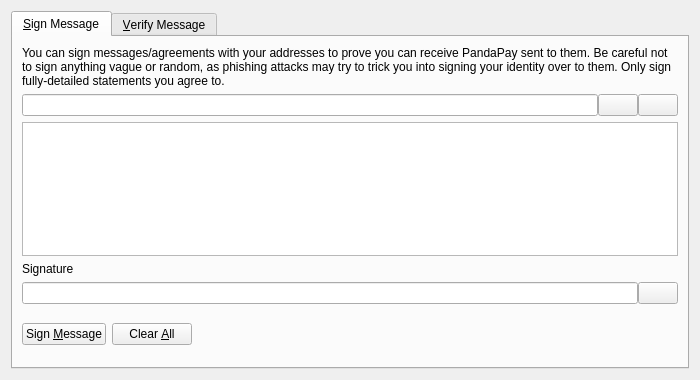
<?xml version="1.0" encoding="UTF-8"?>
<ui version="4.0">
 <class>SignVerifyMessageDialog</class>
 <widget class="QDialog" name="SignVerifyMessageDialog">
  <property name="geometry">
   <rect>
    <x>0</x>
    <y>0</y>
    <width>700</width>
    <height>380</height>
   </rect>
  </property>
  <property name="windowTitle">
   <string>Signatures - Sign / Verify a Message</string>
  </property>
  <property name="modal">
   <bool>true</bool>
  </property>
  <layout class="QVBoxLayout" name="verticalLayout">
   <item>
    <widget class="QTabWidget" name="tabWidget">
     <property name="currentIndex">
      <number>0</number>
     </property>
     <widget class="QWidget" name="tabSignMessage">
      <attribute name="title">
       <string>&amp;Sign Message</string>
      </attribute>
      <layout class="QVBoxLayout" name="verticalLayout_SM">
       <item>
        <widget class="QLabel" name="infoLabel_SM">
         <property name="text">
          <string>You can sign messages/agreements with your addresses to prove you can receive PandaPay sent to them. Be careful not to sign anything vague or random, as phishing attacks may try to trick you into signing your identity over to them. Only sign fully-detailed statements you agree to.</string>
         </property>
         <property name="textFormat">
          <enum>Qt::PlainText</enum>
         </property>
         <property name="wordWrap">
          <bool>true</bool>
         </property>
        </widget>
       </item>
       <item>
        <layout class="QHBoxLayout" name="horizontalLayout_1_SM">
         <property name="spacing">
          <number>0</number>
         </property>
         <item>
          <widget class="QValidatedLineEdit" name="addressIn_SM">
           <property name="toolTip">
            <string>The PandaPay address to sign the message with</string>
           </property>
          </widget>
         </item>
         <item>
          <widget class="QPushButton" name="addressBookButton_SM">
           <property name="toolTip">
            <string>Choose previously used address</string>
           </property>
           <property name="text">
            <string/>
           </property>
           <property name="shortcut">
            <string>Alt+A</string>
           </property>
           <property name="autoDefault">
            <bool>false</bool>
           </property>
          </widget>
         </item>
         <item>
          <widget class="QPushButton" name="pasteButton_SM">
           <property name="toolTip">
            <string>Paste address from clipboard</string>
           </property>
           <property name="text">
            <string/>
           </property>
           <property name="shortcut">
            <string>Alt+P</string>
           </property>
           <property name="autoDefault">
            <bool>false</bool>
           </property>
          </widget>
         </item>
        </layout>
       </item>
       <item>
        <widget class="QPlainTextEdit" name="messageIn_SM">
         <property name="toolTip">
          <string>Enter the message you want to sign here</string>
         </property>
        </widget>
       </item>
       <item>
        <widget class="QLabel" name="signatureLabel_SM">
         <property name="text">
          <string>Signature</string>
         </property>
         <property name="textFormat">
          <enum>Qt::PlainText</enum>
         </property>
        </widget>
       </item>
       <item>
        <layout class="QHBoxLayout" name="horizontalLayout_2_SM">
         <property name="spacing">
          <number>0</number>
         </property>
         <item>
          <widget class="QLineEdit" name="signatureOut_SM">
           <property name="font">
            <font>
             <italic>true</italic>
            </font>
           </property>
           <property name="readOnly">
            <bool>true</bool>
           </property>
          </widget>
         </item>
         <item>
          <widget class="QPushButton" name="copySignatureButton_SM">
           <property name="toolTip">
            <string>Copy the current signature to the system clipboard</string>
           </property>
           <property name="text">
            <string/>
           </property>
           <property name="autoDefault">
            <bool>false</bool>
           </property>
          </widget>
         </item>
        </layout>
       </item>
       <item>
        <layout class="QHBoxLayout" name="horizontalLayout_3_SM">
         <item>
          <widget class="QPushButton" name="signMessageButton_SM">
           <property name="toolTip">
            <string>Sign the message to prove you own this PandaPay address</string>
           </property>
           <property name="text">
            <string>Sign &amp;Message</string>
           </property>
           <property name="autoDefault">
            <bool>false</bool>
           </property>
          </widget>
         </item>
         <item>
          <widget class="QPushButton" name="clearButton_SM">
           <property name="toolTip">
            <string>Reset all sign message fields</string>
           </property>
           <property name="text">
            <string>Clear &amp;All</string>
           </property>
           <property name="autoDefault">
            <bool>false</bool>
           </property>
          </widget>
         </item>
         <item>
          <spacer name="horizontalSpacer_1_SM">
           <property name="orientation">
            <enum>Qt::Horizontal</enum>
           </property>
           <property name="sizeHint" stdset="0">
            <size>
             <width>40</width>
             <height>48</height>
            </size>
           </property>
          </spacer>
         </item>
         <item>
          <widget class="QLabel" name="statusLabel_SM">
           <property name="font">
            <font>
             <weight>75</weight>
             <bold>true</bold>
            </font>
           </property>
           <property name="text">
            <string/>
           </property>
           <property name="wordWrap">
            <bool>true</bool>
           </property>
          </widget>
         </item>
         <item>
          <spacer name="horizontalSpacer_2_SM">
           <property name="orientation">
            <enum>Qt::Horizontal</enum>
           </property>
           <property name="sizeHint" stdset="0">
            <size>
             <width>40</width>
             <height>48</height>
            </size>
           </property>
          </spacer>
         </item>
        </layout>
       </item>
      </layout>
     </widget>
     <widget class="QWidget" name="tabVerifyMessage">
      <attribute name="title">
       <string>&amp;Verify Message</string>
      </attribute>
      <layout class="QVBoxLayout" name="verticalLayout_VM">
       <item>
        <widget class="QLabel" name="infoLabel_VM">
         <property name="text">
          <string>Enter the receiver's address, message (ensure you copy line breaks, spaces, tabs, etc. exactly) and signature below to verify the message. Be careful not to read more into the signature than what is in the signed message itself, to avoid being tricked by a man-in-the-middle attack. Note that this only proves the signing party receives with the address, it cannot prove sendership of any transaction!</string>
         </property>
         <property name="textFormat">
          <enum>Qt::PlainText</enum>
         </property>
         <property name="alignment">
          <set>Qt::AlignLeading|Qt::AlignLeft|Qt::AlignTop</set>
         </property>
         <property name="wordWrap">
          <bool>true</bool>
         </property>
        </widget>
       </item>
       <item>
        <layout class="QHBoxLayout" name="horizontalLayout_1_VM">
         <property name="spacing">
          <number>0</number>
         </property>
         <item>
          <widget class="QValidatedLineEdit" name="addressIn_VM">
           <property name="toolTip">
            <string>The PandaPay address the message was signed with</string>
           </property>
          </widget>
         </item>
         <item>
          <widget class="QPushButton" name="addressBookButton_VM">
           <property name="toolTip">
            <string>Choose previously used address</string>
           </property>
           <property name="text">
            <string/>
           </property>
           <property name="shortcut">
            <string>Alt+A</string>
           </property>
           <property name="autoDefault">
            <bool>false</bool>
           </property>
          </widget>
         </item>
        </layout>
       </item>
       <item>
        <widget class="QPlainTextEdit" name="messageIn_VM"/>
       </item>
       <item>
        <widget class="QValidatedLineEdit" name="signatureIn_VM"/>
       </item>
       <item>
        <layout class="QHBoxLayout" name="horizontalLayout_2_VM">
         <item>
          <widget class="QPushButton" name="verifyMessageButton_VM">
           <property name="toolTip">
            <string>Verify the message to ensure it was signed with the specified PandaPay address</string>
           </property>
           <property name="text">
            <string>Verify &amp;Message</string>
           </property>
           <property name="autoDefault">
            <bool>false</bool>
           </property>
          </widget>
         </item>
         <item>
          <widget class="QPushButton" name="clearButton_VM">
           <property name="toolTip">
            <string>Reset all verify message fields</string>
           </property>
           <property name="text">
            <string>Clear &amp;All</string>
           </property>
           <property name="autoDefault">
            <bool>false</bool>
           </property>
          </widget>
         </item>
         <item>
          <spacer name="horizontalSpacer_1_VM">
           <property name="orientation">
            <enum>Qt::Horizontal</enum>
           </property>
           <property name="sizeHint" stdset="0">
            <size>
             <width>40</width>
             <height>48</height>
            </size>
           </property>
          </spacer>
         </item>
         <item>
          <widget class="QLabel" name="statusLabel_VM">
           <property name="font">
            <font>
             <weight>75</weight>
             <bold>true</bold>
            </font>
           </property>
           <property name="text">
            <string/>
           </property>
           <property name="wordWrap">
            <bool>true</bool>
           </property>
          </widget>
         </item>
         <item>
          <spacer name="horizontalSpacer_2_VM">
           <property name="orientation">
            <enum>Qt::Horizontal</enum>
           </property>
           <property name="sizeHint" stdset="0">
            <size>
             <width>40</width>
             <height>48</height>
            </size>
           </property>
          </spacer>
         </item>
        </layout>
       </item>
      </layout>
     </widget>
    </widget>
   </item>
  </layout>
 </widget>
 <customwidgets>
  <customwidget>
   <class>QValidatedLineEdit</class>
   <extends>QLineEdit</extends>
   <header>qvalidatedlineedit.h</header>
  </customwidget>
 </customwidgets>
 <resources>
  <include location="../pandapay.qrc"/>
 </resources>
 <connections/>
</ui>
